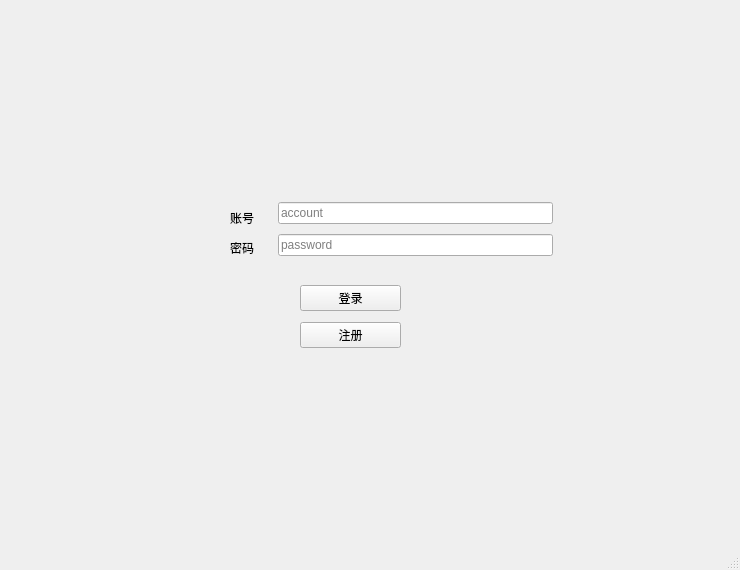
<?xml version="1.0" encoding="UTF-8"?>
<ui version="4.0">
 <class>MainWindow</class>
 <widget class="QMainWindow" name="MainWindow">
  <property name="geometry">
   <rect>
    <x>0</x>
    <y>0</y>
    <width>740</width>
    <height>570</height>
   </rect>
  </property>
  <property name="windowTitle">
   <string>登录界面</string>
  </property>
  <property name="windowIcon">
   <iconset>
    <normaloff>:/image/C:/Users/86134/Desktop/res/load in.jpg</normaloff>:/image/C:/Users/86134/Desktop/res/load in.jpg</iconset>
  </property>
  <widget class="QWidget" name="centralwidget">
   <widget class="QStackedWidget" name="sta">
    <property name="geometry">
     <rect>
      <x>0</x>
      <y>-10</y>
      <width>731</width>
      <height>561</height>
     </rect>
    </property>
    <widget class="QWidget" name="page">
     <widget class="QWidget" name="widget_3" native="true">
      <property name="geometry">
       <rect>
        <x>260</x>
        <y>190</y>
        <width>311</width>
        <height>100</height>
       </rect>
      </property>
      <layout class="QVBoxLayout" name="verticalLayout_4">
       <item>
        <widget class="QWidget" name="widget_2" native="true">
         <layout class="QVBoxLayout" name="verticalLayout_2">
          <item>
           <widget class="QWidget" name="widget" native="true">
            <layout class="QVBoxLayout" name="verticalLayout">
             <item>
              <widget class="QLineEdit" name="lineEdit">
               <property name="placeholderText">
                <string>account</string>
               </property>
              </widget>
             </item>
             <item>
              <widget class="QLineEdit" name="lineEdit_2">
               <property name="placeholderText">
                <string>password</string>
               </property>
              </widget>
             </item>
            </layout>
           </widget>
          </item>
         </layout>
        </widget>
       </item>
      </layout>
     </widget>
     <widget class="QWidget" name="widget_4" native="true">
      <property name="geometry">
       <rect>
        <x>300</x>
        <y>290</y>
        <width>101</width>
        <height>74</height>
       </rect>
      </property>
      <layout class="QVBoxLayout" name="verticalLayout_3">
       <item>
        <widget class="QPushButton" name="pushButton">
         <property name="text">
          <string>登录</string>
         </property>
        </widget>
       </item>
       <item>
        <widget class="QPushButton" name="pushButton_2">
         <property name="text">
          <string>注册</string>
         </property>
        </widget>
       </item>
      </layout>
     </widget>
     <widget class="QLabel" name="label_2">
      <property name="geometry">
       <rect>
        <x>230</x>
        <y>250</y>
        <width>31</width>
        <height>16</height>
       </rect>
      </property>
      <property name="text">
       <string>密码</string>
      </property>
     </widget>
     <widget class="QLabel" name="label">
      <property name="geometry">
       <rect>
        <x>230</x>
        <y>220</y>
        <width>31</width>
        <height>16</height>
       </rect>
      </property>
      <property name="text">
       <string>账号</string>
      </property>
     </widget>
    </widget>
    <widget class="QWidget" name="page_2"/>
   </widget>
  </widget>
  <widget class="QMenuBar" name="menubar">
   <property name="geometry">
    <rect>
     <x>0</x>
     <y>0</y>
     <width>740</width>
     <height>22</height>
    </rect>
   </property>
  </widget>
  <widget class="QStatusBar" name="statusbar"/>
 </widget>
 <resources>
  <include location="res.qrc"/>
 </resources>
 <connections/>
</ui>
